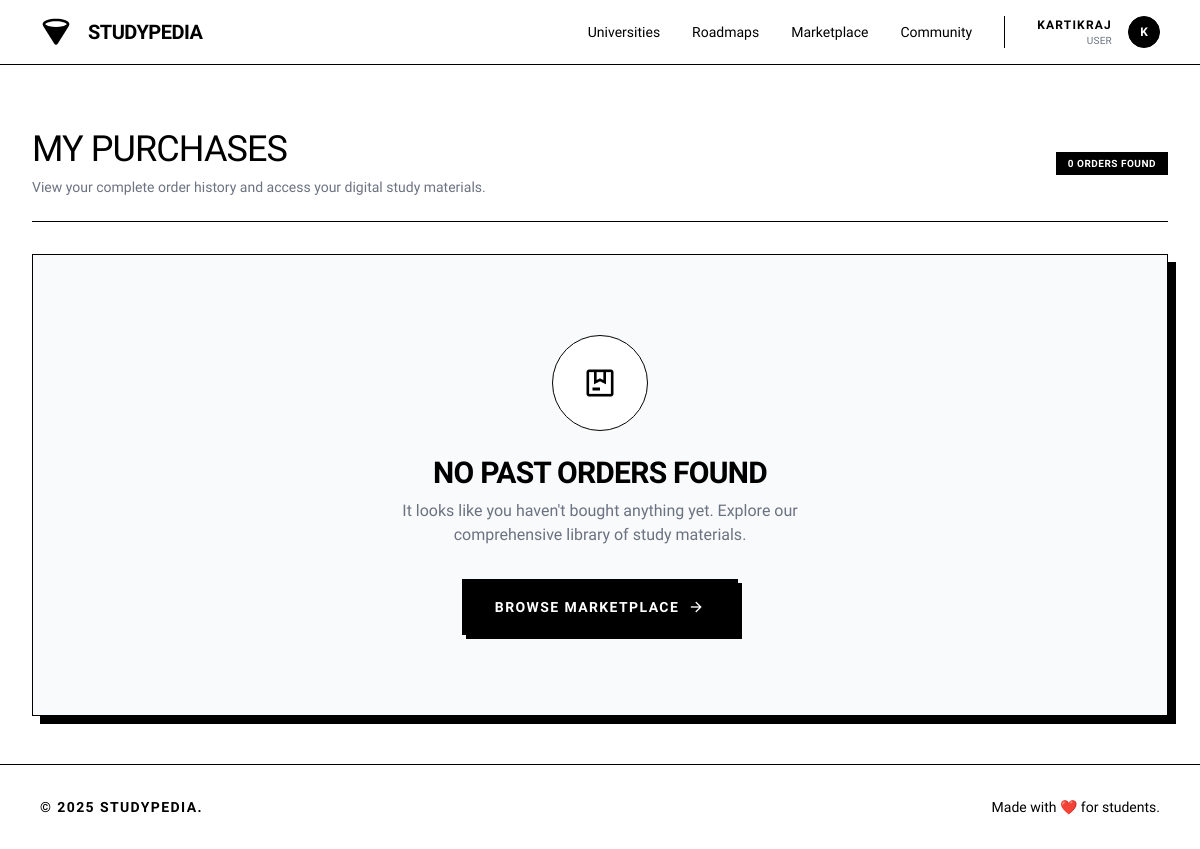
The app's page /ecommerce/my-purchases/ (signed in) with its own data.
### accounts/models.py (models this page shows, shortened)
class User(AbstractUser):
    ROLE_CHOICES = (
        ('user', 'User'),
        ('staff', 'Staff'),
        ('admin', 'Admin'),
    )
    role = models.CharField(max_length=20, choices=ROLE_CHOICES, default='user')
    college = models.CharField(max_length=200, blank=True)
    year_of_study = models.PositiveIntegerField(null=True, blank=True)
    location = models.CharField(max_length=100, blank=True)
    phone = models.CharField(max_length=15, blank=True)
    profile_picture = models.ImageField(upload_to='profiles/', null=True, blank=True)
    bio = models.TextField(max_length=500, blank=True)
    credits = models.PositiveIntegerField(default=0)
    wallet_balance = models.DecimalField(max_digits=8, decimal_places=2, default=0.00)
    followers = models.ManyToManyField('self', through='Follow', related_name='following', symmetrical=False)
    created_at = models.DateTimeField(auto_now_add=True)
    updated_at = models.DateTimeField(auto_now=True)
    class Meta:
        indexes = [
            models.Index(fields=['username']),
            models.Index(fields=['created_at']),
        ]

### accounts/views.py (the view, shortened to what this page needs)
    def wrapper(request, *args, **kwargs):
        if request.user.is_authenticated:
            return view_func(request, *args, **kwargs)

### accounts/views.py (called while the page is built, shortened)
def jwt_auth(view_func):
    def wrapper(request, *args, **kwargs):
        if request.user.is_authenticated:
            return view_func(request, *args, **kwargs)
    return wrapper

### ecommerce/views.py (called while the page is built)
@jwt_auth
def my_purchases(request):
    purchases = PurchaseRequest.objects.filter(user=request.user, status='paid').select_related('content_type').order_by('-created_at')
    return render(request, 'ecommerce/my_purchases.html', {'purchases': purchases})

### ecommerce/templates/ecommerce/my_purchases.html (shortened to what this page needs)
{% extends 'base.html' %}
{% load static %}
{% block content %}
<div class="max-w-[1440px] mx-auto w-full px-4 md:px-8 py-12">
    <div class="flex items-center justify-between border-b border-black pb-6 mb-8 mt-4">
        <div>
            <h1 class="text-4xl font-light font-display uppercase tracking-tight text-black mb-2">My Purchases</h1>
            <p class="text-sm text-gray-500 font-light">View your complete order history and access your digital study materials.</p>
        </div>
        <div class="hidden sm:flex items-center gap-2">
            <span class="inline-block text-[10px] font-bold uppercase tracking-wider px-3 py-1 bg-black text-white">{{ orders.count|default:"0" }} Orders Found</span>
        </div>
    </div>
    {% if orders %}
        <div class="flex flex-col gap-6">
            {% for order in orders %}
                <div class="bg-white border border-black shadow-[4px_4px_0px_0px_rgba(0,0,0,1)] group">
                    <div class="p-4 md:p-6 bg-gray-50 border-b border-black flex flex-col md:flex-row justify-between md:items-center gap-4 cursor-pointer" onclick="document.getElementById('order-body-{{ order.id }}').classList.toggle('hidden')">
                        <div class="flex flex-wrap gap-x-8 gap-y-2 text-sm">
                            <div class="flex flex-col">
                                <span class="text-[10px] font-bold uppercase tracking-widest text-gray-500 mb-1">Order Placed</span>
                                <span class="font-mono">{{ order.created_at|date:"M d, Y" }}</span>
                            </div>
                            <div class="flex flex-col">
                                <span class="text-[10px] font-bold uppercase tracking-widest text-gray-500 mb-1">Total Amount</span>
                                <span class="font-bold">₹{{ order.total_amount }}</span>
                            </div>
                            <div class="flex flex-col">
                                <span class="text-[10px] font-bold uppercase tracking-widest text-gray-500 mb-1">Order Number</span>
                                <span class="font-mono">#{{ order.id }}</span>
                            </div>
                        </div>
                        <div class="flex items-center gap-4">
                            <span class="inline-block text-[10px] font-bold uppercase tracking-wider px-2 py-0.5 border {% if order.status == 'paid' or order.status == 'completed' %}border-green-500 text-green-600 bg-green-50{% else %}border-orange-500 text-orange-600 bg-orange-50{% endif %}">
                                {{ order.status }}
                            </span>
                            <div class="w-8 h-8 rounded-full bg-white border border-black flex items-center justify-center shrink-0">
                                <span class="material-symbols-outlined text-[16px]">expand_more</span>
                            </div>
                        </div>
                    </div>
                    <div id="order-body-{{ order.id }}" class="p-4 md:p-6 {% if not forloop.first %}hidden{% endif %}">
                        <h4 class="text-sm font-bold uppercase tracking-widest mb-4">Purchased Items</h4>
                        <ul class="flex flex-col gap-3">
                            {% for item in order.items.all %}
                                <li class="p-4 border border-black/10 flex flex-col sm:flex-row justify-between sm:items-center gap-4 hover:border-black hover:bg-gray-50 transition-colors">
                                    <div class="flex items-start gap-4">
                                        <div class="w-12 h-12 bg-gray-100 border border-black flex items-center justify-center shrink-0 text-black">
                                            <span class="material-symbols-outlined">description</span>
                                        </div>
                                        <div>
                                            <p class="font-bold text-black leading-tight mb-1">{{ item.item.name|default:"Unknown Item" }}</p>
                                            <p class="text-[10px] font-mono uppercase tracking-widest text-gray-500">
                                                Qty: {{ item.quantity }} &bull; {{ item.content_type.name|default:"Item" }}
                                            </p>
                                        </div>
                                    </div>
                                    <div class="flex items-center justify-between sm:justify-end gap-6 sm:w-auto w-full border-t border-black/10 pt-3 sm:border-t-0 sm:pt-0">
                                        <span class="font-bold text-black border border-black px-2 py-1 text-sm bg-white">
                                            ₹{{ item.price_at_purchase }}
                                            {% if item.credits_at_purchase %} + {{ item.credits_at_purchase }} CR{% endif %}
                                        </span>
                                        <a href="{% url 'accounts:profile' %}#purchases" class="text-xs font-bold uppercase tracking-widest text-black hover:underline underline-offset-4 decoration-2">
                                            Go to Library
                                        </a>
                                    </div>
                                </li>
                            {% endfor %}
                        </ul>
                    </div>
                </div>
            {% endfor %}
        </div>
    {% else %}
        <div class="flex flex-col items-center justify-center py-20 bg-gray-50 border border-black shadow-[8px_8px_0px_0px_rgba(0,0,0,1)] relative overflow-hidden group">
            <div class="absolute inset-0 bg-white -z-10 group-hover:bg-gray-50 transition-colors"></div>
            <div class="w-24 h-24 bg-white border border-black flex items-center justify-center rounded-full mb-6">
                <span class="material-symbols-outlined text-4xl text-black">package</span>
            </div>
            <h3 class="text-3xl font-display font-bold uppercase tracking-tight text-black mb-2">No Past Orders Found</h3>
            <p class="text-gray-500 font-light mb-8 max-w-md text-center">It looks like you haven't bought anything yet. Explore our comprehensive library of study materials.</p>
            <a href="{% url 'ecommerce:marketplace' %}" class="flex cursor-pointer items-center justify-center border border-black bg-black text-white hover:bg-white hover:text-black transition-colors h-14 px-8 text-sm font-bold uppercase tracking-widest shadow-[4px_4px_0px_0px_rgba(0,0,0,1)] hover:shadow-none hover:translate-x-1 hover:translate-y-1 gap-2">
                Browse Marketplace <span class="material-symbols-outlined text-[18px]">arrow_forward</span>
            </a>
        </div>
    {% endif %}
</div>
{% endblock %}

### templates/navbar.html (shortened to what this page needs)
<header class="flex items-center justify-between whitespace-nowrap border-b border-black px-10 py-4 sticky top-0 z-50 bg-white">
<div class="flex items-center gap-4">
<a href="{% url 'core:home' %}" class="flex items-center gap-4">
<div class="size-8 text-black">
</div>
<h2 class="text-black text-xl font-bold tracking-tight uppercase">Studypedia</h2>
</a>
</div>
<nav class="hidden md:flex flex-1 justify-end gap-8 items-center">
<div class="flex items-center gap-8">
<a class="text-black hover:underline underline-offset-4 transition-all text-sm font-medium" href="{% url 'university:university_list' %}">Universities</a>
<a class="text-black hover:underline underline-offset-4 transition-all text-sm font-medium" href="{% url 'roadmaps:roadmap_list' %}">Roadmaps</a>
<a class="text-black hover:underline underline-offset-4 transition-all text-sm font-medium" href="{% url 'ecommerce:marketplace' %}">Marketplace</a>
<a class="text-black hover:underline underline-offset-4 transition-all text-sm font-medium" href="{% url 'social:social' %}">Community</a>
</div>
{% if user.is_authenticated %}
<div class="flex items-center gap-4 border-l border-black pl-8">
    <div class="flex flex-col text-right">
        <span class="text-xs font-bold uppercase tracking-widest text-black">
            {% if user.first_name %}{{ user.first_name }} {{ user.last_name }}{% else %}{{ user.username }}{% endif %}
        </span>
        <span class="text-[10px] text-gray-500 uppercase tracking-wide">
            {% if user.role %}{{ user.get_role_display }}{% else %}Student{% endif %}
        </span>
    </div>
    <div class="relative group">
        <a href="{% url 'accounts:profile' %}" class="block size-8 bg-black rounded-full overflow-hidden border border-black cursor-pointer">
            {% if user.avatar %}
                <img alt="User Avatar" class="w-full h-full object-cover grayscale" src="{{ user.avatar.url }}"/>
            {% else %}
                <div class="w-full h-full flex items-center justify-center text-white text-xs font-bold">{{ user.username|make_list|first|upper }}</div>
            {% endif %}
        </a>
    </div>
</div>
{% endif %}
</nav>
</header>

### static/css/style.css (style rules this page uses)
:root { --bg-color: #ffffff; --text-color: #000000; --accent-color: #000000; --border-color: #999999; --hover-color: #f5f5f5; --shadow: 0 2px 4px rgba(0, 0, 0, 0.1); --primary-color: #000000; --secondary-color: #666666; }
* { margin: 0; padding: 0; box-sizing: border-box; }
body { font-family: 'Inter', -apple-system, BlinkMacSystemFont, sans-serif; background: var(--bg-color); color: var(--text-color); line-height: 1.6; padding-bottom: 70px; }
header { border-bottom: 1px solid var(--border-color); padding: 0.75rem 0; position: sticky; top: 0; background: var(--bg-color); z-index: 100; }
nav { display: flex; justify-content: space-between; align-items: center; }
@media (min-width: 769px) { body { padding-bottom: 0; } }

### records on screen
User: username "KARTIKRAJ", role "USER", username|make_list "K"

### other values on screen
{{ orders.count|default:"0" }} "0"
